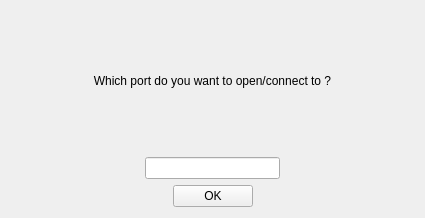
<?xml version="1.0" encoding="UTF-8"?>
<ui version="4.0">
 <class>port_prompt_widget</class>
 <widget class="QWidget" name="port_prompt_widget">
  <property name="geometry">
   <rect>
    <x>0</x>
    <y>0</y>
    <width>425</width>
    <height>218</height>
   </rect>
  </property>
  <property name="windowTitle">
   <string>port_prompt_widget</string>
  </property>
  <layout class="QHBoxLayout" name="horizontalLayout_3">
   <item>
    <layout class="QVBoxLayout" name="verticalLayout">
     <item>
      <widget class="QLabel" name="label">
       <property name="text">
        <string>Which port do you want to open/connect to ?</string>
       </property>
       <property name="alignment">
        <set>Qt::AlignCenter</set>
       </property>
      </widget>
     </item>
     <item>
      <layout class="QHBoxLayout" name="horizontalLayout_2">
       <item>
        <spacer name="horizontalSpacer_3">
         <property name="orientation">
          <enum>Qt::Horizontal</enum>
         </property>
         <property name="sizeHint" stdset="0">
          <size>
           <width>40</width>
           <height>20</height>
          </size>
         </property>
        </spacer>
       </item>
       <item>
        <widget class="QLineEdit" name="lineEdit"/>
       </item>
       <item>
        <spacer name="horizontalSpacer_4">
         <property name="orientation">
          <enum>Qt::Horizontal</enum>
         </property>
         <property name="sizeHint" stdset="0">
          <size>
           <width>40</width>
           <height>20</height>
          </size>
         </property>
        </spacer>
       </item>
      </layout>
     </item>
     <item>
      <layout class="QHBoxLayout" name="horizontalLayout">
       <item>
        <spacer name="horizontalSpacer">
         <property name="orientation">
          <enum>Qt::Horizontal</enum>
         </property>
         <property name="sizeHint" stdset="0">
          <size>
           <width>40</width>
           <height>20</height>
          </size>
         </property>
        </spacer>
       </item>
       <item>
        <widget class="QPushButton" name="pushButton">
         <property name="text">
          <string>OK</string>
         </property>
        </widget>
       </item>
       <item>
        <spacer name="horizontalSpacer_2">
         <property name="orientation">
          <enum>Qt::Horizontal</enum>
         </property>
         <property name="sizeHint" stdset="0">
          <size>
           <width>40</width>
           <height>20</height>
          </size>
         </property>
        </spacer>
       </item>
      </layout>
     </item>
    </layout>
   </item>
  </layout>
 </widget>
 <resources/>
 <connections/>
</ui>
